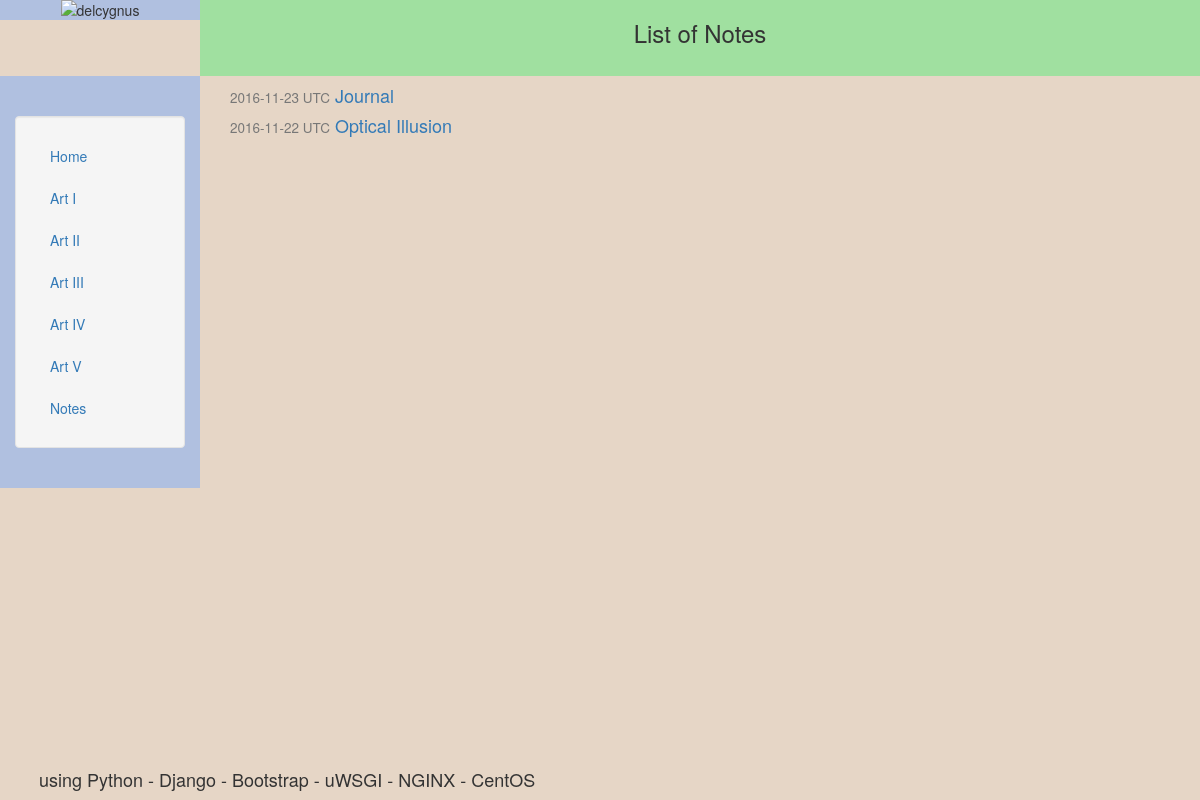
Before: /notes/ with the older database file.
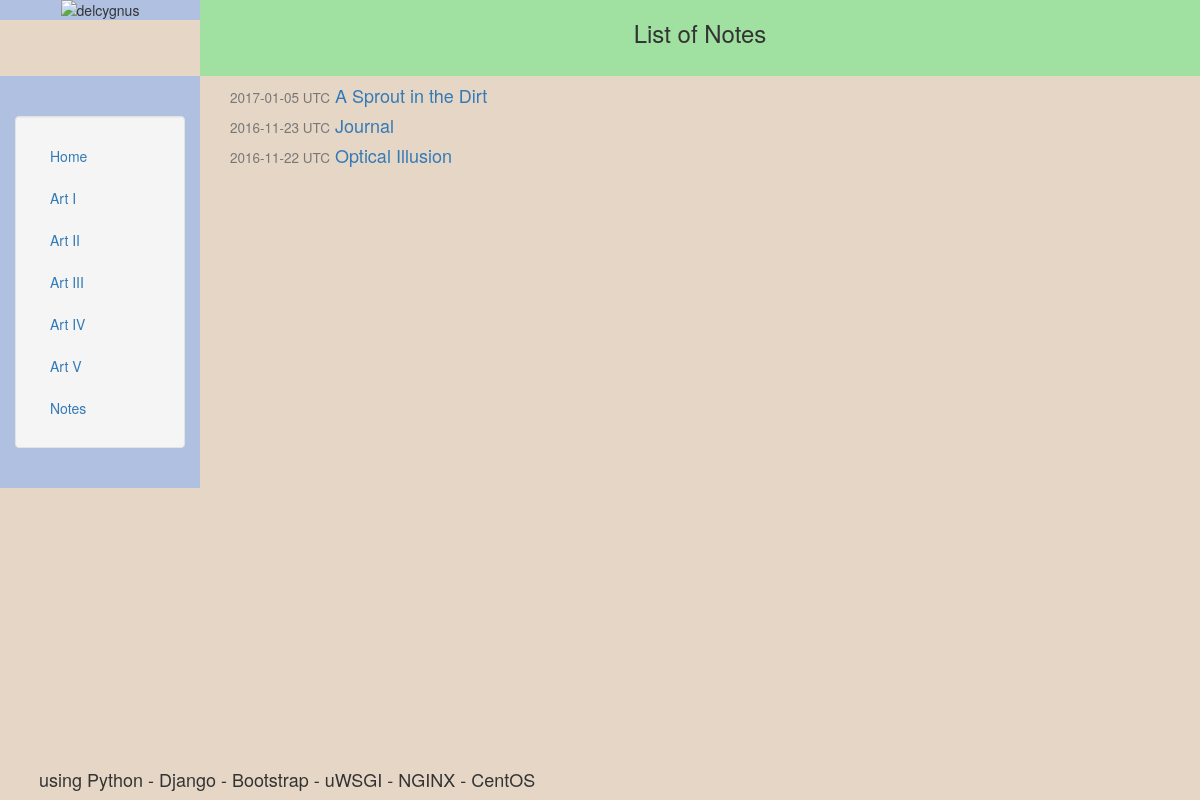
After: the same page with the newer database file.
### notesapp/models.py (models this page shows, shortened)
class NotesDB( models.Model ) :
    title = models.CharField( max_length=80 )
    text = models.TextField( )
    created_at = models.DateTimeField( auto_now_add=True )
    modified_at = models.DateTimeField( auto_now=True )

### notesapp/views.py (the view)
class NotesListView( ListView ) :
    model = NotesDB
    queryset = NotesDB.objects.all().order_by("-modified_at")
    template_name = "notesapp/notes.html"
    def get_context_data(self, **kwargs):
        context = super(NotesListView, self).get_context_data(**kwargs)
        return context

### notesapp/templates/notesapp/notes.html
{% extends "homeapp/header.html" %}
{% block content_title %}
    List of Notes
{% endblock %}
{% block content %}
    {% for note in object_list %}
        <h4><small>{{ note.modified_at|date:"Y-m-d" }} UTC</small>
        <a href="/notes/{{note.id}}"> {{ note.title }}</a></h4>
    {% empty %}
        <h4>No notes yet.</h4>
    {% endfor %}
{% endblock %}

### homeapp/templates/homeapp/header.html (shortened to what this page needs)
<!DOCTYPE.html>
<html lang="en">
<head>
    {% load staticfiles %}
    <link rel='stylesheet' href="{% static 'homeapp/css/bootstrap.min.css' %}" type='text/css' />
</head>
<body class="body" style="background-color:#E6D6C6">
    <div class="container-fluid" style="min-height:95%; ">
        <div class="row">
            <div class="col-sm-2" style="background-color:#B0C0E0">
                <center>
                <img src="{% static 'homeapp/img/delcygnus_icon_120x120.png' %}"
                    title="delcygnus" >
                </center>
            </div>
            <div class="col-sm-10" style="background-color:#A0E0A0" >
                <center><h3>
                    {% block content_title %}
                    {% endblock %}
                </h3>
                </center>
                <br>
            </div>
        </div>
        <div class="row">
            <div class="col-sm-2" style="background-color:#B0C0E0" >
                <br><br>
                <div class="well bs-sidebar" id="sidebar">
                    <ul class="nav nav-pills nav-stacked">
                        {% include "cygsite_nav_inc.html" %}
                    </ul>
                </div>
                <br>
            </div>
            <div class="col-sm-10">
                <div class="container-fluid">
                    {% block content %}
                    {% endblock %}
                </div>
            </div>
        </div>
    </div>
    <footer>
        <div class="container-fluid" style='margin-left:24px'>
            <h4>
            using Python - Django - Bootstrap - uWSGI - NGINX - CentOS
            </h4>
        </div>
    </footer>
</body>
</html>

### homeapp/templates/cygsite_nav_inc.html
{% block navlist %}
                        <li><a href='/' >Home</a></li>
                        <li><a href='/art---01' >Art I</a></li>
                        <li><a href='/art---02' >Art II</a></li>
                        <li><a href='/art---03' >Art III</a></li>
                        <li><a href='/art---04' >Art IV</a></li>
                        <li><a href='/art---05' >Art V</a></li>
                        <li><a href='/notes/' >Notes</a></li>
{% endblock %}

### homeapp/templates/homeapp/header.html (style rules this page uses)
html, body { height:100% }

Changed rows visible on the page:
added NotesDB: modified_at "2017-01-05", title "A Sprout in the Dirt"
